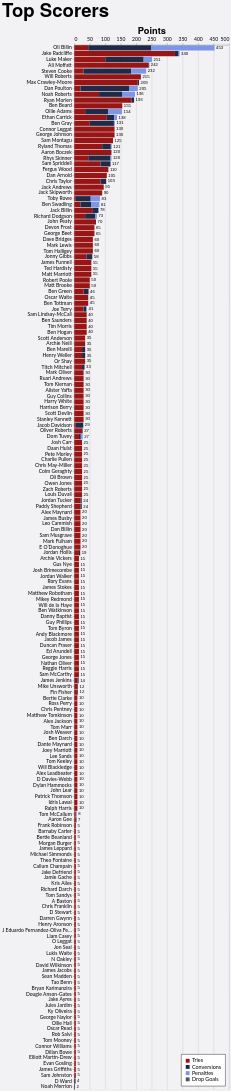

Describe this chart as a Vega-Lite specification.
### Vega-Lite specification from a JSON file in a GitHub repository (floating-point values rounded to 4 significant figures; data arrays with more than 128 entries replaced by an {"elided": "..."} marker saying what was removed)
{"config": {"axis": {"labelFont": "Lato, sans-serif", "titleFont": "PT Sans Narrow, Helvetica Neue, Helvetica, Arial, sans-serif", "labelFontSize": 13, "titleFontSize": 24, "gridColor": "#202947", "gridOpacity": 0.2}, "header": {"labelFont": "PT Sans Narrow, Helvetica Neue, Helvetica, Arial, sans-serif", "titleFont": "PT Sans Narrow, Helvetica Neue, Helvetica, Arial, sans-serif", "labelFontSize": 24, "titleFontSize": 28, "labelFontWeight": "bold", "orient": "left"}, "legend": {"labelFont": "Lato, sans-serif", "titleFont": "PT Sans Narrow, Helvetica Neue, Helvetica, Arial, sans-serif", "labelFontSize": 14, "titleFontSize": 16, "titlePadding": 5, "fillColor": "white", "strokeColor": "black", "padding": 10, "titleFontWeight": "lighter", "titleFontStyle": "italic", "titleColor": "gray", "offset": 10}, "title": {"font": "PT Sans Narrow, Helvetica Neue, Helvetica, Arial, sans-serif", "fontSize": 48, "fontWeight": "bold", "anchor": "start", "align": "center", "titlePadding": 20, "subtitlePadding": 10, "subtitleFontSize": 13, "subtitleColor": "", "subtitleFontStyle": "italic", "offset": 15, "color": "black"}, "axisX": {"labelAngle": 0}, "facet": {"title": null, "header": null, "align": {"row": "each", "column": "each"}}, "resolve": {"scale": {"y": "independent", "facet": "independent"}}, "background": "#f2f1f4"}, "layer": [{"mark": {"type": "bar"}, "encoding": {"color": {"field": "component", "legend": {"orient": "bottom-right", "title": null}, "scale": {"domain": ["Tries", "Conversions", "Penalties", "Drop Goals"], "range": ["#981515", "#202946", "#7d96e8", "#4b5563"]}, "type": "nominal"}, "order": {"field": "component_order", "sort": "ascending", "type": "quantitative"}, "tooltip": [{"field": "player", "title": "Player", "type": "nominal"}, {"field": "component", "title": "Score Type", "type": "nominal"}, {"aggregate": "sum", "field": "value", "title": "Value", "type": "quantitative"}, {"aggregate": "max", "field": "player_total", "title": "Total", "type": "quantitative"}], "x": {"aggregate": "sum", "axis": {"orient": "top", "title": "Points"}, "field": "value", "type": "quantitative"}, "y": {"field": "player", "sort": {"field": "player_total", "op": "max", "order": "descending"}, "title": null, "type": "nominal"}}}, {"mark": {"type": "text", "align": "left", "baseline": "middle", "color": "black", "dx": 4, "fontSize": 11}, "encoding": {"text": {"field": "total_value", "format": ".0f", "type": "quantitative"}, "x": {"axis": {"orient": "top", "title": "Points"}, "field": "total_value", "type": "quantitative"}, "y": {"field": "player", "sort": {"field": "player_total", "op": "max", "order": "descending"}, "title": null, "type": "nominal"}}, "transform": [{"aggregate": [{"op": "sum", "field": "value", "as": "total_value"}, {"op": "max", "field": "player_total", "as": "player_total"}], "groupby": ["player"]}]}], "data": {"name": "data-b14f8787e745707d10146808ad2dc563"}, "height": {"step": 15}, "params": [{"name": "seasonParam", "value": []}, {"name": "squadParam", "value": "All"}, {"name": "scoreTypeParam", "value": "Total"}], "title": {"text": "Top Scorers"}, "transform": [{"filter": "length(seasonParam) === 0 || indexof(seasonParam, datum.season) >= 0"}, {"filter": "squadParam === \"All\" || datum.squad === squadParam"}, {"filter": "scoreTypeParam === datum.score_type"}, {"joinaggregate": [{"op": "sum", "field": "value", "as": "player_total"}], "groupby": ["player"]}, {"filter": "datum.player_total > 0"}], "width": 400, "$schema": "https://vega.github.io/schema/vega-lite/v5.20.1.json", "datasets": {"data-b14f8787e745707d10146808ad2dc563": {"elided": "1112 records"}}}
